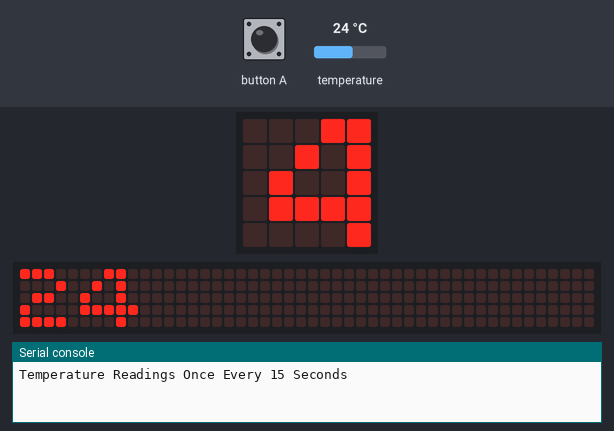
The program below on a simulated BBC micro:bit running MicroPython. Parts: the board's 5×5 LED display, a strip that is not on the board, showing the scrolling text unrolled, the last lines printed to the serial console. The test bench sets the inputs (shaded band); at power-on: temperature 24 °C. The 48×5 strip is a reading aid, not a part: it shows the text the display is scrolling, unrolled, one strip-width of it at a time.

Above: at 1.27 s.
1.3 s: button A pressed for 0.15 s
At 3.1 s:
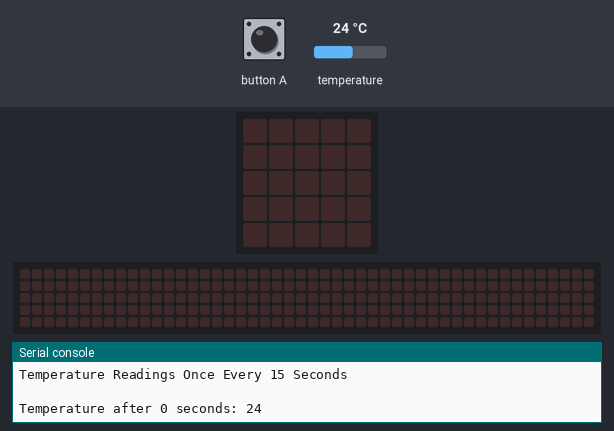
At 18.2 s:
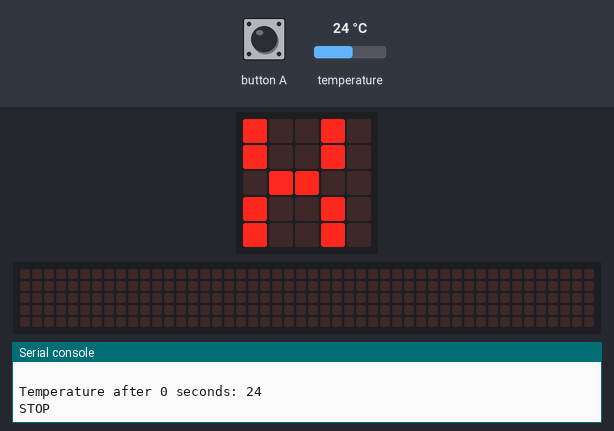
Timing chart, 0 to 19.7 s (numbered marks = the images above; inputs shaded):
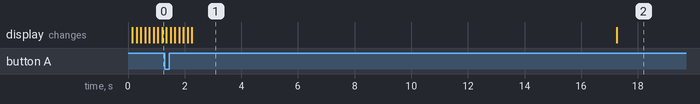

Measured:
- after the input at 1.3 s, the display: first differs from a run without the input after 16.0 s (image 2)
- what the display in image 1 shows lasts 15.0 s, from 2.3 s to 17.3 s

The program:

Temperature_Logger.py
```python
from microbit import *
import microbit

print('Temperature Readings Once Every 15 Seconds\n')

timeElapsed = 0;

delaySecs = 15;

millisPerSec = 1000;

delayTime = delaySecs * millisPerSec;

while(True):
    temp = microbit.temperature();

    display.scroll(str(temp))

    print("Temperature after " + str(timeElapsed) + " seconds: " + str(temp))

    sleep(delayTime)
    timeElapsed += delaySecs;

    if button_a.was_pressed():
        print("STOP")
        display.show("X")
        break;
```
